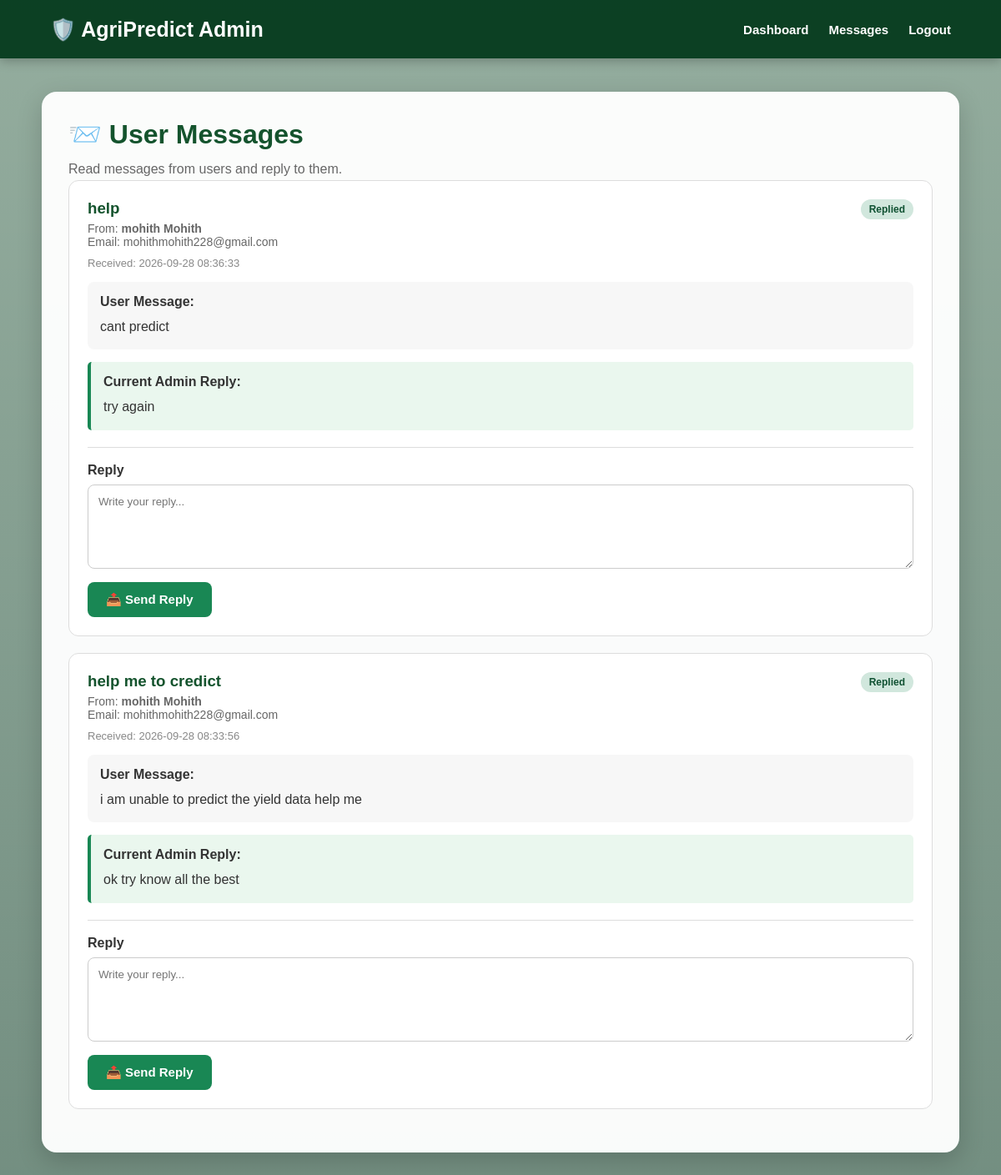
The app's page /admin/messages (signed in), older data.
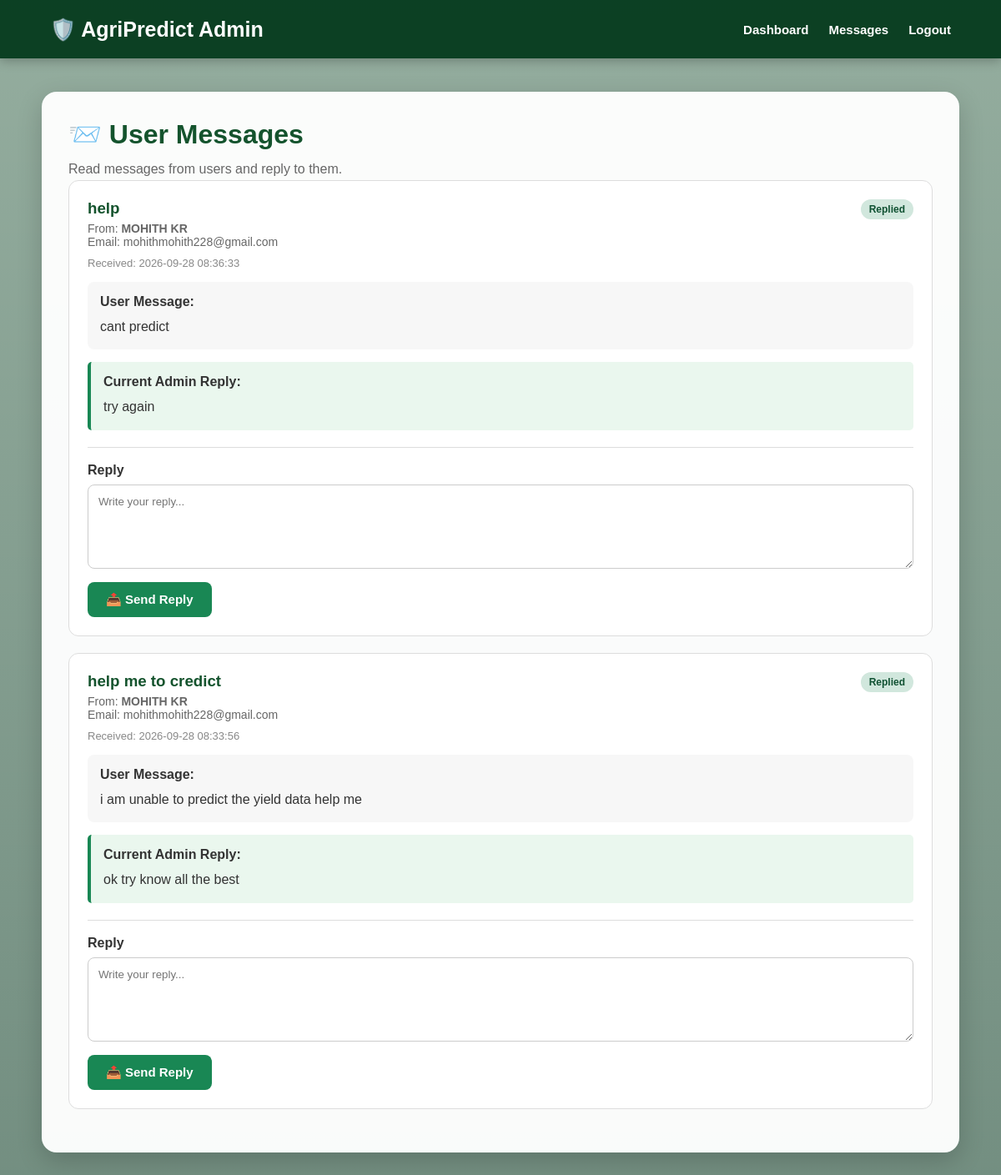
The same page, newer data.
### tables this page shows
CREATE TABLE messages (
            id INTEGER PRIMARY KEY AUTOINCREMENT,

            user_id INTEGER NOT NULL,

            subject TEXT NOT NULL,

            message TEXT NOT NULL,

            reply TEXT,

            status TEXT DEFAULT 'Unread',

            created_at TIMESTAMP DEFAULT CURRENT_TIMESTAMP,

            replied_at TIMESTAMP,

            FOREIGN KEY (user_id) REFERENCES users(id)
        );

CREATE TABLE users (
            id INTEGER PRIMARY KEY AUTOINCREMENT,
            name TEXT NOT NULL,
            email TEXT UNIQUE NOT NULL,
            password TEXT NOT NULL
        , created_at TIMESTAMP);

### app.py (the view)
@app.route("/admin/messages")
@admin_required
def admin_messages():
    conn = get_db_connection()
    all_messages = conn.execute("""
        SELECT
            messages.*,
            users.name AS user_name,
            users.email AS user_email
        FROM messages
        JOIN users
        ON messages.user_id = users.id
        ORDER BY messages.created_at DESC
    """).fetchall()
    conn.close()
    return render_template(
        "admin_messages.html",
        messages=all_messages
    )

### app.py (called while the page is built)
def get_db_connection():
    conn = sqlite3.connect("users.db")
    conn.row_factory = sqlite3.Row
    return conn

def admin_required(function):
    @wraps(function)
    def decorated_function(*args, **kwargs):
        if "admin_id" not in session:
            return redirect(url_for("admin_login"))
        return function(*args, **kwargs)
    return decorated_function

### templates/admin_messages.html (shortened to what this page needs)
<!DOCTYPE html>
<html lang="en">
<head>
    <link rel="stylesheet"
          href="{{ url_for('static', filename='style.css') }}">
</head>
<body>
<nav class="navbar">
    <div class="logo">
        🛡️ AgriPredict Admin
    </div>
    <div class="nav-links">
        <a href="{{ url_for('admin_dashboard') }}">
            Dashboard
        </a>
        <a href="{{ url_for('admin_messages') }}">
            Messages
        </a>
        <a href="{{ url_for('admin_logout') }}">
            Logout
        </a>
    </div>
</nav>
<div class="page-container">
    <div class="page-card wide-card">
        <h1>📨 User Messages</h1>
        <p>
            Read messages from users and reply to them.
        </p>
        {% if messages %}
            {% for message in messages %}
                <div class="admin-message-card">
                    <div class="message-header">
                        <div>
                            <h3>
                                {{ message["subject"] }}
                            </h3>
                            <p>
                                From:
                                <strong>
                                    {{ message["user_name"] }}
                                </strong>
                            </p>
                            <p>
                                Email:
                                {{ message["user_email"] }}
                            </p>
                        </div>
                        <span class="message-status
                            {% if message['status'] == 'Replied' %}
                                replied
                            {% else %}
                                unread
                            {% endif %}">
                            {{ message["status"] }}
                        </span>
                    </div>
                    <p class="message-date">
                        Received:
                        {{ message["created_at"] }}
                    </p>
                    <div class="message-body">
                        <strong>
                            User Message:
                        </strong>
                        <p>
                            {{ message["message"] }}
                        </p>
                    </div>
                    {% if message["reply"] %}
                        <div class="admin-reply">
                            <strong>
                                Current Admin Reply:
                            </strong>
                            <p>
                                {{ message["reply"] }}
                            </p>
                        </div>
                    {% endif %}
                    <form method="POST"
                          action="{{ url_for('admin_reply', message_id=message['id']) }}"
                          class="reply-form">
                        <label>
                            Reply
                        </label>
                        <textarea name="reply"
                                  rows="5"
                                  placeholder="Write your reply..."
                                  required></textarea>
                        <button type="submit"
                                class="primary-button">
                            📤 Send Reply
                        </button>
                    </form>
                </div>
            {% endfor %}
        {% endif %}
    </div>
</div>
</body>
</html>

Row changes from the older to the newer data that the page shows:
changed through a linked row, messages "help": user_name "mohith Mohith" → "MOHITH KR"
changed through a linked row, messages "help me to credict": user_name "mohith Mohith" → "MOHITH KR"
